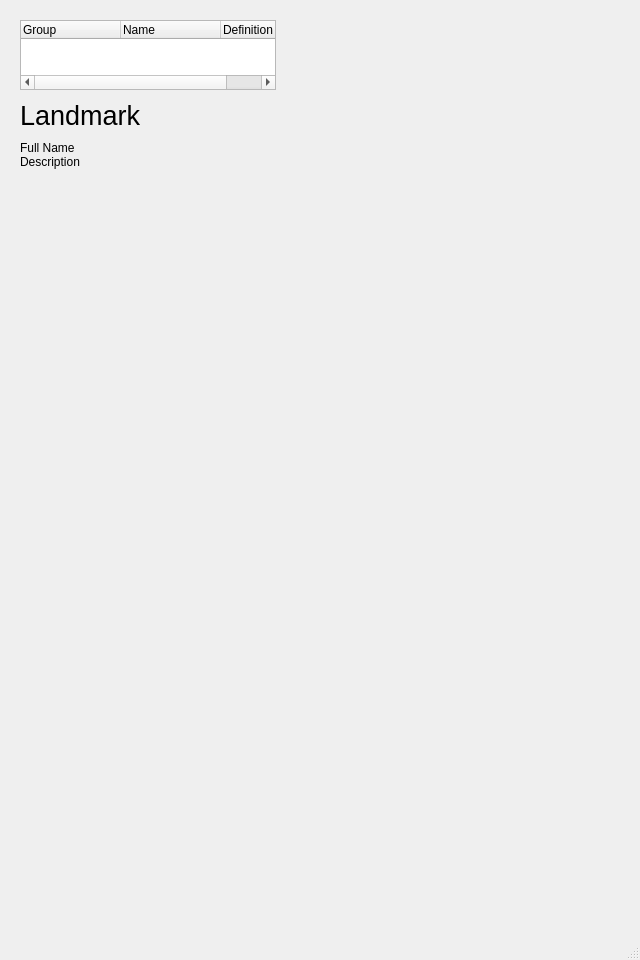
<?xml version="1.0" encoding="UTF-8"?>
<ui version="4.0">
 <class>MainWindow</class>
 <widget class="QMainWindow" name="MainWindow">
  <property name="geometry">
   <rect>
    <x>0</x>
    <y>0</y>
    <width>640</width>
    <height>960</height>
   </rect>
  </property>
  <property name="mouseTracking">
   <bool>true</bool>
  </property>
  <property name="windowTitle">
   <string>MainWindow</string>
  </property>
  <widget class="QWidget" name="centralwidget">
   <property name="sizePolicy">
    <sizepolicy hsizetype="Preferred" vsizetype="Preferred">
     <horstretch>1</horstretch>
     <verstretch>1</verstretch>
    </sizepolicy>
   </property>
   <widget class="QWidget" name="verticalLayoutWidget">
    <property name="geometry">
     <rect>
      <x>0</x>
      <y>0</y>
      <width>641</width>
      <height>921</height>
     </rect>
    </property>
    <layout class="QVBoxLayout" name="layout">
     <property name="spacing">
      <number>10</number>
     </property>
     <property name="sizeConstraint">
      <enum>QLayout::SetFixedSize</enum>
     </property>
     <property name="leftMargin">
      <number>20</number>
     </property>
     <property name="topMargin">
      <number>20</number>
     </property>
     <property name="rightMargin">
      <number>20</number>
     </property>
     <property name="bottomMargin">
      <number>20</number>
     </property>
     <item>
      <widget class="QTreeWidget" name="tree">
       <property name="sizePolicy">
        <sizepolicy hsizetype="Expanding" vsizetype="Expanding">
         <horstretch>1</horstretch>
         <verstretch>1</verstretch>
        </sizepolicy>
       </property>
       <column>
        <property name="text">
         <string>Group</string>
        </property>
       </column>
       <column>
        <property name="text">
         <string>Name</string>
        </property>
       </column>
       <column>
        <property name="text">
         <string>Definition</string>
        </property>
       </column>
      </widget>
     </item>
     <item>
      <widget class="QLabel" name="name_label">
       <property name="sizePolicy">
        <sizepolicy hsizetype="Preferred" vsizetype="Minimum">
         <horstretch>1</horstretch>
         <verstretch>0</verstretch>
        </sizepolicy>
       </property>
       <property name="font">
        <font>
         <pointsize>20</pointsize>
        </font>
       </property>
       <property name="text">
        <string>Landmark</string>
       </property>
      </widget>
     </item>
     <item>
      <widget class="QLabel" name="detail_label">
       <property name="sizePolicy">
        <sizepolicy hsizetype="Preferred" vsizetype="Minimum">
         <horstretch>1</horstretch>
         <verstretch>0</verstretch>
        </sizepolicy>
       </property>
       <property name="text">
        <string>Full Name
Description

</string>
       </property>
      </widget>
     </item>
     <item>
      <widget class="QWidget" name="widget" native="true">
       <property name="sizePolicy">
        <sizepolicy hsizetype="Preferred" vsizetype="Preferred">
         <horstretch>1</horstretch>
         <verstretch>2</verstretch>
        </sizepolicy>
       </property>
       <widget class="QWidget" name="gridLayoutWidget">
        <property name="geometry">
         <rect>
          <x>-1</x>
          <y>-1</y>
          <width>601</width>
          <height>521</height>
         </rect>
        </property>
        <layout class="QGridLayout" name="vtk_layout">
         <property name="spacing">
          <number>0</number>
         </property>
        </layout>
       </widget>
      </widget>
     </item>
    </layout>
   </widget>
  </widget>
  <widget class="QMenuBar" name="menubar">
   <property name="geometry">
    <rect>
     <x>0</x>
     <y>0</y>
     <width>640</width>
     <height>17</height>
    </rect>
   </property>
  </widget>
  <widget class="QStatusBar" name="statusbar"/>
 </widget>
 <resources/>
 <connections/>
</ui>
